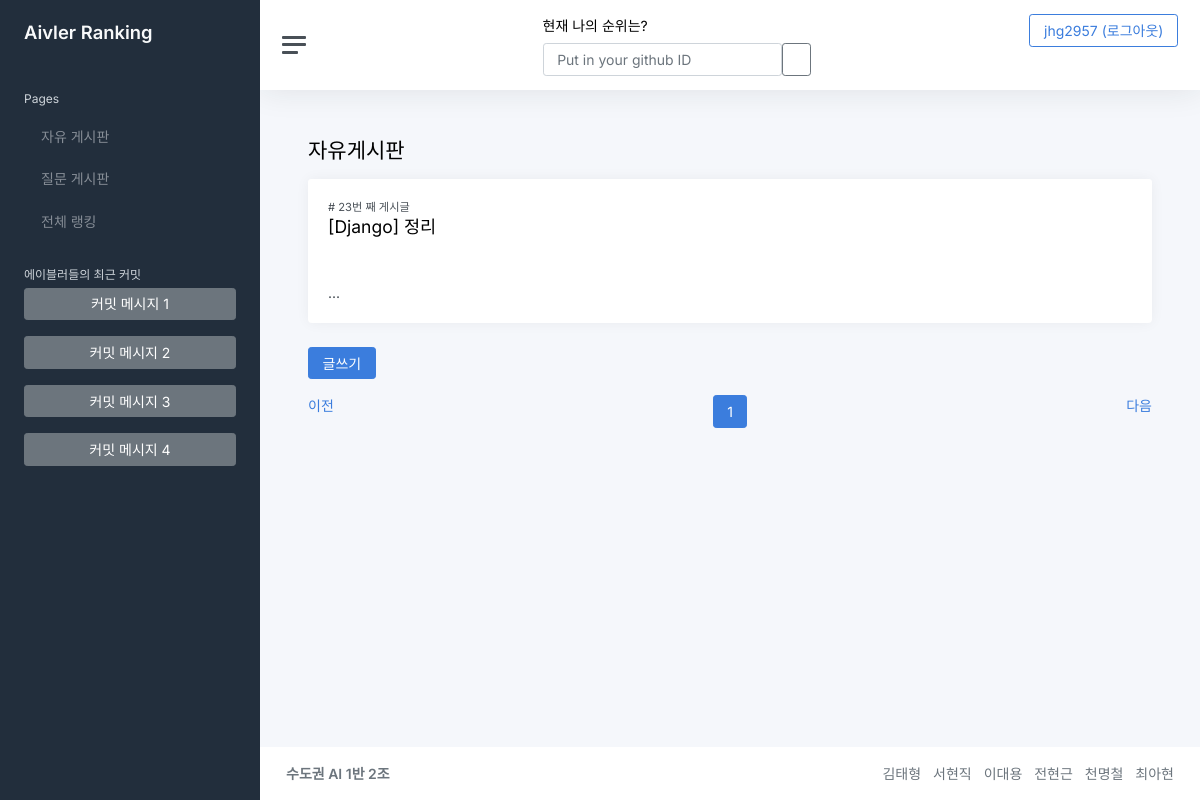
Screenshot of /free/ (signed in) with the database file from the repository.
### bbs/models.py (models this page shows, shortened)
class Post(models.Model):
    postname = models.CharField(max_length=50)
    contents = models.TextField()

### bbs/views.py (the view)
# urls.py: path('', views.free, name= 'free'),
def free(request):
    postlist = Post.objects.all()
    page = request.GET.get('page', '1')
    paginator = Paginator(postlist, 3)
    page_obj = paginator.get_page(page)
    return render(request, 'bbs/free.html', {'postlist':page_obj})

### bbs/templates/bbs/free.html
{% extends "base.html" %}
{% block content %}
<h1 class="h3 mb-3">자유게시판</h1>
{%for list in postlist reversed%}
<div class="row">
    <div class="col-12">
        <div class="card">
            <div class="card-header">
                <small># {{list.id}}번 째 게시글</small>
                <a href="{{list.pk}}/">
                        <h4>
                                {{list.postname}}
                        </h4>
                </a>
            </div>
            <div class="card-body">
                {{list.contents}}
            </div>
        </div>
    </div>
</div>
{% endfor %}
<a class="btn btn-primary" href="new_post/" role="button">글쓰기</a>
<div class="d-flex justify-content-between mt-3">
    {% if postlist.has_previous %}
        <a href="?page={{ postlist.previous_page_number }}">이전</a>
    {% else %}
        <a tabindex="-1" aria-disabled="true" href="#">이전</a>
    {% endif %}
    <div class="d-flex justify-content-center">
        {% for page_number in postlist.paginator.page_range %}
            {% if page_number >= postlist.number|add:-2 and page_number <= postlist.number|add:2 %}
                {% if page_number == postlist.number %}
                    <button class="btn btn-primary" onclick="location.href = '?page={{ page_number }}'">
                        {{ page_number }}
                    </button>
        {% else %}
                <button class="btn btn-outline-primary" onclick="location.href = '?page={{ page_number }}'">
                    {{ page_number }}
                </button>
                {% endif %}
            {% endif %}
        {% endfor %}
    </div>
        {% if postlist.has_next %}
            <a href="?page={{ postlist.next_page_number }}">다음</a>
        {% else %}
            <a tabindex="-1" aria-disabled="true" href="#">다음</a>
        {% endif %}
</div>
{% endblock %}

### templates/navigation.html (shortened to what this page needs)
<nav class="navbar navbar-expand navbar-light navbar-bg">
  <a class="sidebar-toggle js-sidebar-toggle">
    <i class="hamburger align-self-center"></i>
  </a>
  <div class="navbar-collapse collapse">
    <ul class="navbar-nav w-100 justify-content-between">
      <li>
        <p class="h4" id="my_ranking_txt"><small>현재 나의 순위는?</small></p>{% include 'search_form.html' %}
      </li>
      <li>
        {% if user.is_authenticated %}
            <button class="btn btn-outline-primary" onclick="location.href ='{% url 'common:logout' %}'" >
                {{ user.username }} (로그아웃)
            </button>
        {% else %}
            <button class="btn btn-outline-primary" onclick="location.href ='{% url 'common:login' %}'" >
                로그인
            </button>
          {% endif %}
      </li>
    </ul>
  </div>
</nav>

### rows the page displays
Post: id "23", postname "[Django] 정리", contents "..."

### other values shown
{{ user.username }} "jhg2957"
{{ page_number }} "1"
